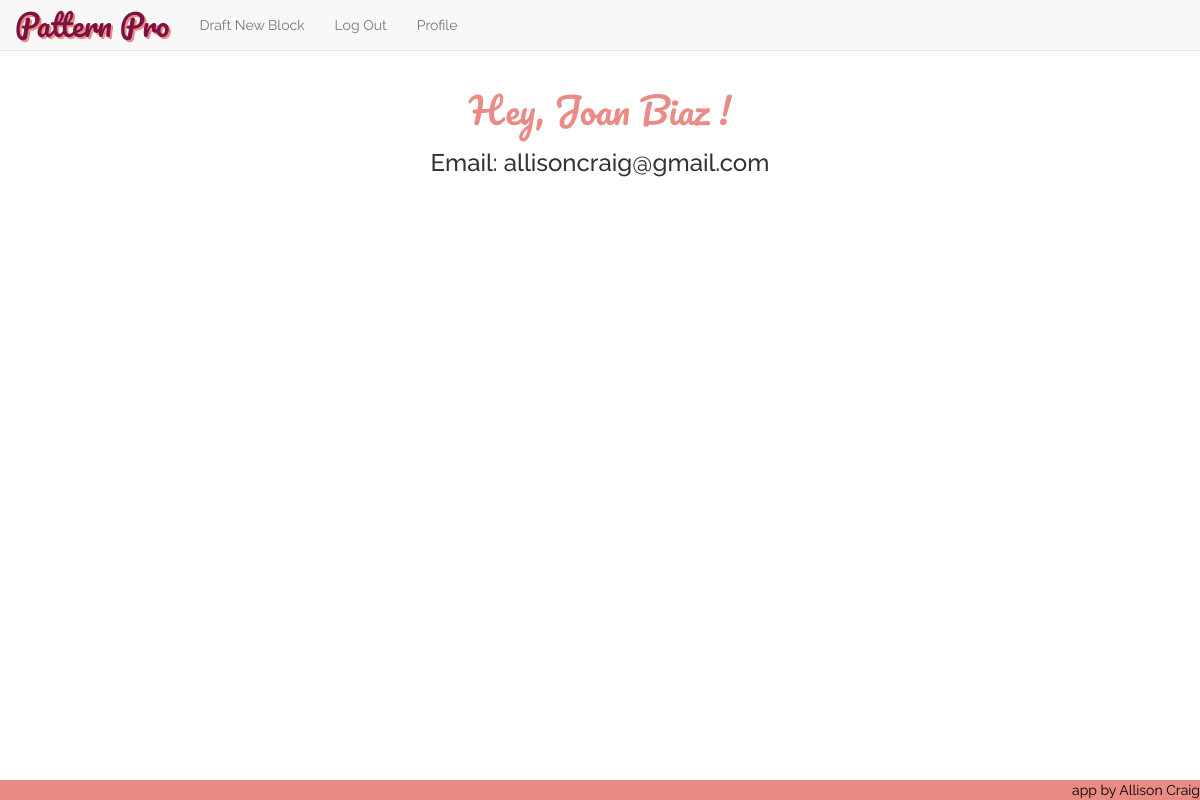
Page /profile (signed in) on the earlier database version.
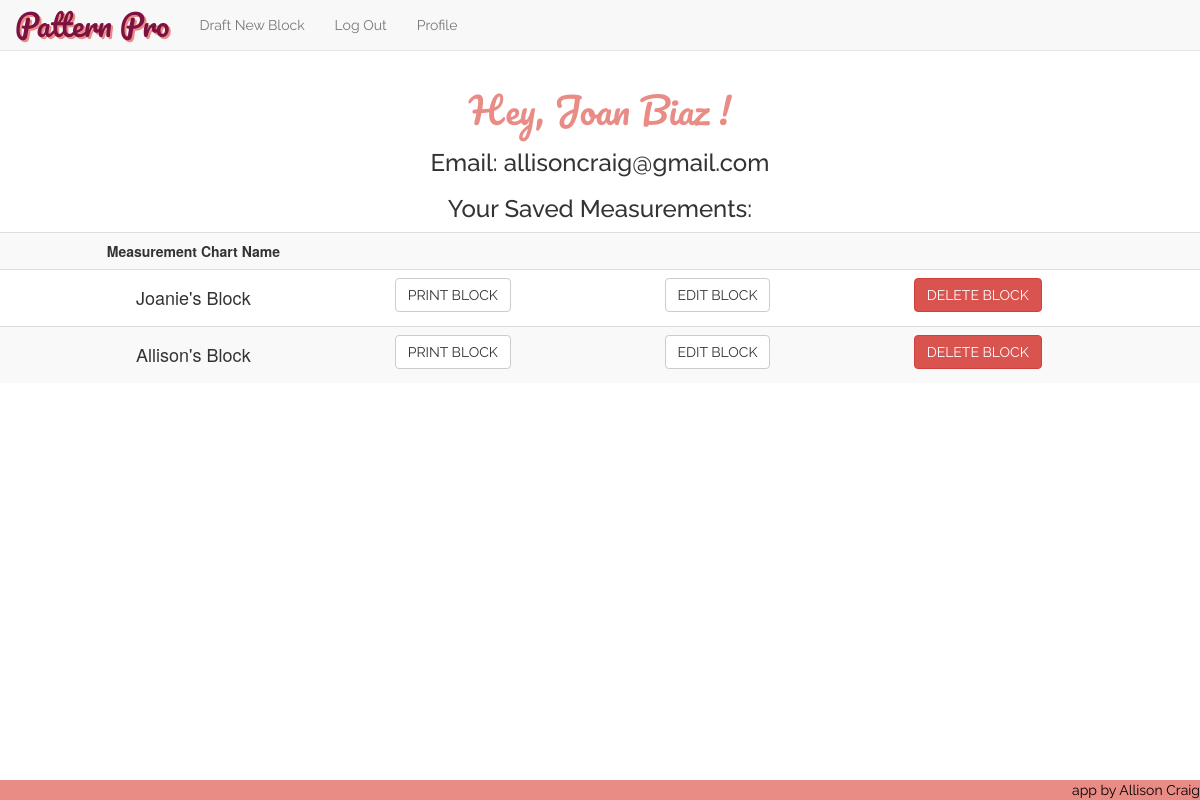
Same page on the later database version.
### model.py (models this page shows, shortened)
class User(db.Model):
    __tablename__ = "Users"
    user_id = db.Column(db.Integer, autoincrement=True, primary_key=True)
    fb_id = db.Column(db.String(64), unique=True, nullable=True)
    email = db.Column(db.String(64), unique=True, nullable=False)
    password = db.Column(db.String(64), nullable=True)
    fname = db.Column(db.String(15), nullable=False)

class Measurement_Chart(db.Model):
    __tablename__ = "Measurement_Charts"
    chart_id = db.Column(db.Integer, autoincrement=True, primary_key=True)
    nickname = db.Column(db.Integer, nullable=False)
    user_id = db.Column(db.String(100), db.ForeignKey('Users.user_id'))
    bust = db.Column(db.Integer, nullable=False)
    waist = db.Column(db.Integer, nullable=False)
    full_length = db.Column(db.Integer, nullable=False)
    center_front = db.Column(db.Integer, nullable=False)
    front_shoulder_slope = db.Column(db.Integer, nullable=False)
    strap = db.Column(db.Integer, nullable=False)
    front_across_shoulder = db.Column(db.Integer, nullable=False)
    across_chest = db.Column(db.Integer, nullable=False)
    bust_depth = db.Column(db.Integer, nullable=False)
    shoulder_length = db.Column(db.Integer, nullable=False)
    bust_arc = db.Column(db.Integer, nullable=False)
    bust_span = db.Column(db.Integer, nullable=False)
    waist_arc = db.Column(db.Integer, nullable=False)
    dart_placement = db.Column(db.Integer, nullable=False)
    side_length = db.Column(db.Integer, nullable=False)
    full_length_back = db.Column(db.Integer, nullable=False)
    center_back = db.Column(db.Integer, nullable=False)
    back_shoulder_slope = db.Column(db.Integer, nullable=False)
    across_back = db.Column(db.Integer, nullable=False)
    back_arc = db.Column(db.Integer, nullable=False)
    waist_arc_back = db.Column(db.Integer, nullable=False)
    back_neck = db.Column(db.Integer, nullable=False)
    back_across_shoulder = db.Column(db.Integer, nullable=False)
    back_dart_intake = db.Column(db.Integer, nullable=False)
    user = db.relationship("User",
                           backref=db.backref("Measurement_Charts"))

### server.py (the view)
@app.route('/profile')
def user_profile_page():
    user_email = session['logged_in_customer_email']
    user = User.query.filter(User.email==user_email).one()
    current_user_id = user.user_id
    saved_blocks = Measurement_Chart.query.filter(Measurement_Chart.user_id==current_user_id).all()
    return render_template("profile.html", user=user, session=session, savedblocks=saved_blocks)

### server.py (called while the page is built)
@app.before_request
def add_tests():
    g.jasmine_tests = JS_TESTING_MODE

### templates/profile.html (shortened to what this page needs)
{% extends 'base.html' %}
{% block content %}
<center><h1 class='heading-titles'>Hey, {{ user.fname }} !</h1></center>
<center><h3 class="raleway">Email: {{ user.email }}</h3></center>
{% if savedblocks %}
<center><h3 class="raleway">Your Saved Measurements: </h3></center>
<table class="table table-hover table-striped">
	<th><center>Measurement Chart Name</center></th>
	<th></th>
	<th></th>
	<th></th>
{% for sblock in savedblocks %}
	<tr class="saved-block">
		<td><center><h4>{{ sblock.nickname }}</h4></center>
		<center>
			<td><form action='/print/{{sblock.chart_id}}'>
				<button class="btn btn-default">PRINT BLOCK</button>
			</form></td>
			<td><form action='/edit/{{sblock.chart_id}}'>
				<button class="btn btn-default" value="{{ sblock.chart_id }}">EDIT BLOCK</button>
			</form></td>
			<td><button class="btn btn-danger delete-btn" name='chart-id' value="{{ sblock.chart_id }}">DELETE BLOCK</button></td>
		</center>
		</td>
	</tr>
{% endfor %}
</table>
{% endif %}
{% endblock %}

### templates/base.html (shortened to what this page needs)
<!DOCTYPE html>
<html>
<head>
	<link rel='stylesheet' href='/static/css/style.css'>
	<link rel='stylesheet' href='/static/css/bootstrap.min.css'>
</head>
<body>
	<nav class="navbar navbar-default navbar-fixed-top">
		<div class="container-fluid" class="header">
			<a class="navbar-brand" id="corner-logo" href="/">Pattern Pro</a>
			<ul class="nav navbar-nav">
			{% if session['current_user_id'] is defined %}
				<li><a href="/start">Draft New Block</a></li>
                <li><a href="/logout" id="logout">Log Out</a></li>
                <li><a href="/profile" id="profile">Profile</a></li>
                {% endif %}
             </ul>
		</div>
	</nav>
	{% block content %}{% endblock %}
	<footer><a href="https://github.com/allisonkcraig" target="blank" id="footer-a">app by Allison Craig</a></footer>
</body>
</html>

### static/css/style.css (style rules this page uses)
body { padding-top: 70px; margin-bottom: 2em; padding-bottom: 4em; }
.btn { font-family: "Raleway"; }
.heading-titles { font-family: 'Pacifico', cursive; color: #EA8C86; }
#corner-logo { font-family: 'Pacifico', cursive; font-size: 30px; text-decoration: none; text-shadow: 2px 2px #EA8C86; color: #7D1141; }
.navbar { font-family: "Raleway"; }
footer { font-family: "Raleway"; background-color: #EA8C86; position:fixed; left:0px; bottom:0px; height:20px; width:100%; }
#footer-a { text-decoration: none; color: black; float: right; }
.raleway { font-family: "Raleway"; }

Differences in the rows shown:
added Measurement_Chart: nickname "Joanie's Block", {{ sblock.chart_id }} 17 (drawn)
added Measurement_Chart: nickname "Allison's Block", {{ sblock.chart_id }} 18 (drawn)
Other differences:
text now shown: "Your Saved Measurements: Measurement Chart Name"
